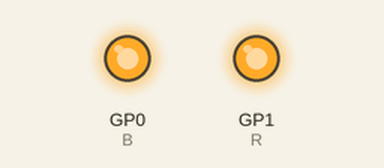
This program was run on a simulated Raspberry Pi Pico running MicroPython. Shown: output pins drawn as LEDs (lit = HIGH). Threads take turns every 2 ms.

Above: at 0.1 s.
At 40.1 s:
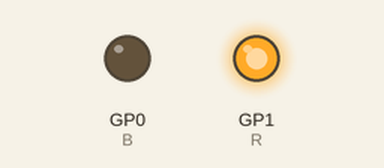
At 60.1 s:
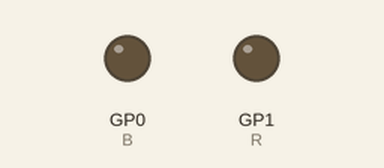
At 100.1 s:
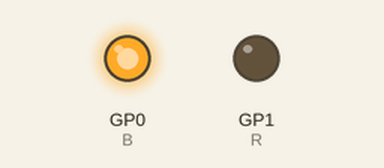
Timing chart, 0 to 121.5 s (numbered marks = the images above):
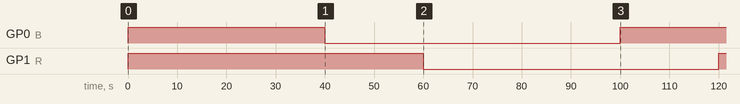

The program:

PicoDesk-l1-threaded.py
```python
""" Pico Planter Desk - Two lights in separate threads.

    Level 1 - split the lights into threads, for
    independant on/off control cycling.

    detail: it is tempting to want to run both
    activities as threads in the main While True,
    but this will crash, as each thread will try to
    reserve a core - and core 0 is required for the
    main loop. Thus, one led is set in a thread,
    and the other in the main loop.

    Blue should be on approx 2/3 the total time
    that red is on. Any lighting (B|R) should be
    on ~2:1 compared to dark.
"""

from machine import Pin
from time import sleep
import _thread

# TIME
MIN = 60
HOUR = 60 * 60

B_ON = 2/3 * MIN
B_OFF = 1 * MIN

R_ON = 3/3 * MIN
R_OFF = 1 * MIN

# LEDS
B = Pin(0, Pin.OUT)
R = Pin(1, Pin.OUT)

def cycle(led: Pin, on: int, off: int):
    """Cycle a GPIO pin on/off for x,y seconds each.

    Args:
      pin: Pi Pico GPIO pin. Must be in 0<pin<34. see Pico Docs.
      on: time in seconds to keep pin.on
      off: time in seconds to keep pin.off

    Return:
      None
    """

    while True:
        led.on()
        sleep(on)
        led.off()
        sleep(off)


if __name__ == "__main__":
    # both threads continue indefinitely
    blue_thread = _thread.start_new_thread(cycle, (B,B_ON,B_OFF))
    red_thread = cycle(R,R_ON,R_OFF)
```

Measured:
- by itself, GP0 (B): LOW → HIGH at 0.00 s, → LOW 40.0 s later, → HIGH 60.0 s later
- by itself, GP1 (R): LOW → HIGH at 0.00 s, → LOW 60.0 s later, → HIGH 60.0 s later
